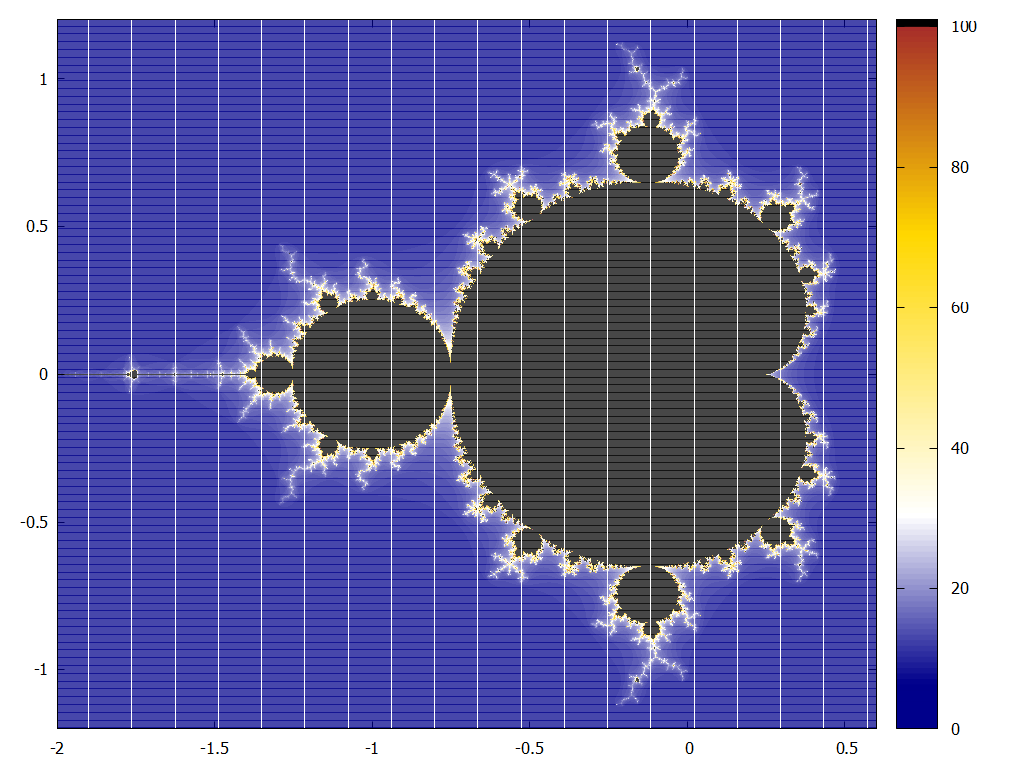

gnuplot code for this plot:
# gnuplot: vykreslení Mandelbrotovy množiny
set palette defined \
  (0 'dark-blue',6 'dark-blue',30 'white',70 'gold',100 'brown',100.001 'black',101 'black')
set cbrange [0:101]
set terminal pngcairo size 1024,768
# set term pngcairo size 2048,1536
set output 'mandelbrot.png'
unset key
# unset xtics; unset ytics
plot [-2.:.6][-1.2:1.2] 'mandelbrot_data.txt' using 1:2:3 with dots palette
# plot 'md.dat' using 1:2:3 with dots palette
set output